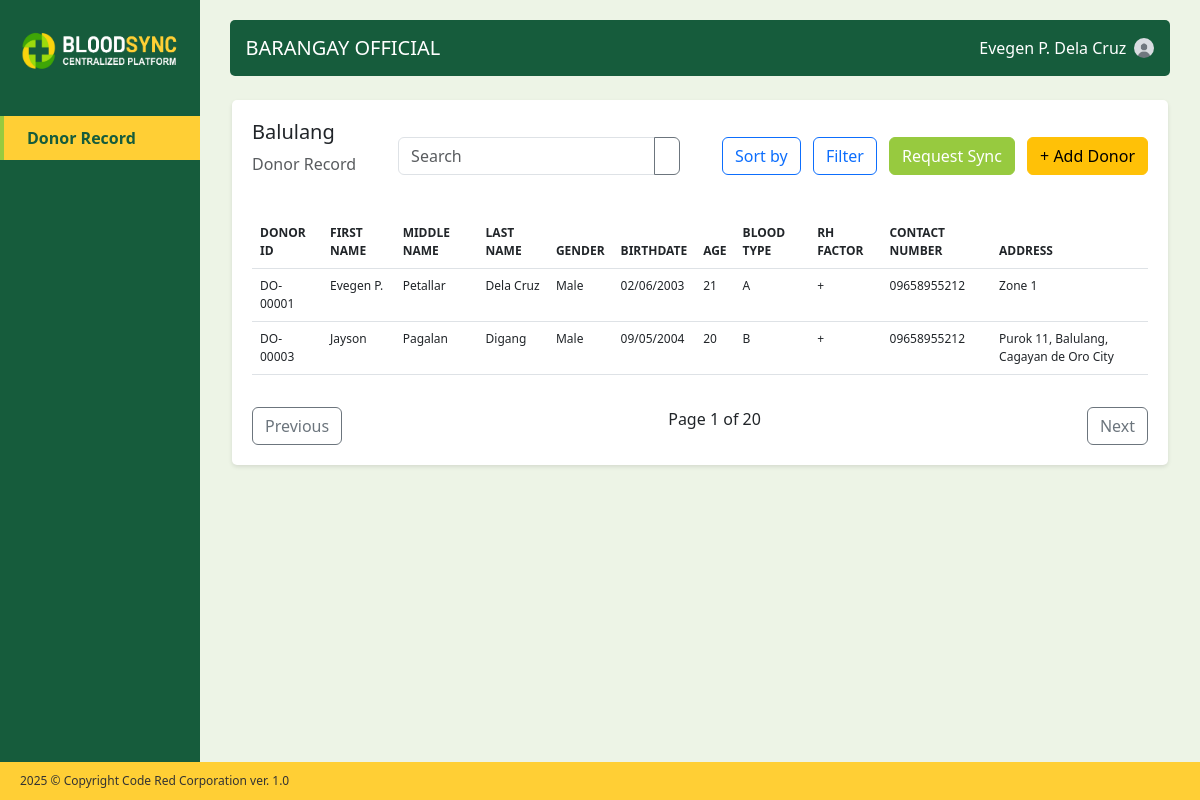
Page /inventory/barangay-dashboard/ (signed in) on the committed database.
### accounts/models.py (models this page shows, shortened)
class User(AbstractUser):
    ROLE_CHOICES = (
        ('admin', 'Admin'),
        ('barangay_official', 'Barangay Official'),
    )
    role = models.CharField(max_length=20, choices=ROLE_CHOICES)
    full_name = models.CharField(max_length=255)
    barangay = models.CharField(max_length=255, blank=True, null=True)

### blood_inventory/models.py (models this page shows, shortened)
class DonorRecord(models.Model):
    BLOOD_TYPE_CHOICES = (
        ('A', 'A'),
        ('B', 'B'),
        ('AB', 'AB'),
        ('O', 'O'),
    )
    RH_FACTOR_CHOICES = (
        ('+', 'Positive'),
        ('-', 'Negative'),
    )
    GENDER_CHOICES = (
        ('Male', 'Male'),
        ('Female', 'Female'),
    )
    donor_id = models.CharField(max_length=20, unique=True)
    first_name = models.CharField(max_length=100)
    middle_name = models.CharField(max_length=100, blank=True, null=True)
    last_name = models.CharField(max_length=100)
    gender = models.CharField(max_length=10, choices=GENDER_CHOICES)
    birthdate = models.DateField()
    age = models.IntegerField()
    blood_type = models.CharField(max_length=2, choices=BLOOD_TYPE_CHOICES)
    rh_factor = models.CharField(max_length=1, choices=RH_FACTOR_CHOICES, blank=True, null=True)
    contact_number = models.CharField(max_length=20)
    address = models.CharField(max_length=255)
    barangay = models.CharField(max_length=100)
    added_by = models.ForeignKey(User, on_delete=models.CASCADE)

### blood_inventory/views.py (the view)
# urls.py: path('barangay-dashboard/', barangay_dashboard, name='barangay_dashboard'),
@login_required
@user_passes_test(is_barangay_official)
def barangay_dashboard(request):
    donors = DonorRecord.objects.filter(barangay=request.user.barangay)
    return render(request, 'blood_inventory/barangay_dashboard.html', {'donors': donors})

### blood_inventory/views.py (called while the page is built)
def is_barangay_official(user):
    return user.role == 'barangay_official'

### templates/blood_inventory/barangay_dashboard.html (shortened to what this page needs)
{% extends 'base.html' %} {% load static %}  {% block content %}
<div class="container-fluid p-0">
  <div class="row g-0">
    <div class="col-md-2 sidebar">
      <div class="d-flex align-items-center p-3">
        <img
          src="{% static 'img/Logo.png' %}"
          alt="BloodSync Logo"
          class="img-fluid"
          style="height: 50px; margin-top: -10px;"
        />
      </div>
      <div class="mt-4">
        <div class="sidebar-item active">
          <a href="{% url 'barangay_dashboard' %}">
             Donor Record
          </a>
        </div>
      </div>
    </div>
    <div class="col-md-10 content-area">
      <div class="header d-flex justify-content-between align-items-center p-3">
        <h5 class="mb-0">BARANGAY OFFICIAL</h5>
        <div class="d-flex align-items-center">
          <div class="user-dropdown">
            <div class="d-flex align-items-center">
              <span class="me-2">{{ request.user.full_name }}</span>
              <img
                src="{% static 'img/default.jpg' %}"
                alt="User"
                class="rounded-circle"
                style="border-radius: 50px; height: 20px; width: auto;"/>
            </div>
          </div>
        </div>
      </div>
      <div class="container-fluid py-4">
        <div class="table-container">
          <div class="d-flex justify-content-between align-items-center mb-4">
            <div>
              <h5>{{ request.user.barangay }}</h5>
              <p class="text-muted">Donor Record</p>
            </div>
            <div>
              <div class="input-group">
                <input type="text" class="form-control" placeholder="Search" />
                <button class="btn btn-outline-secondary" type="button">
                </button>
              </div>
            </div>
            <div>
              <button class="btn btn-outline-primary me-2">Sort by</button>
              <button class="btn btn-outline-primary me-2">Filter</button>
              <button class="btn btn-primary me-2">Request Sync</button>
              <a href="{% url 'add_donor' %}" class="btn btn-warning"
                >+ Add Donor</a
              >
            </div>
          </div>
          <div class="table-responsive">
            <table class="table table-hover" style="font-size: 12px;">
              <thead>
                <tr>
                  <th>DONOR ID</th>
                  <th>FIRST NAME</th>
                  <th>MIDDLE NAME</th>
                  <th>LAST NAME</th>
                  <th>GENDER</th>
                  <th>BIRTHDATE</th>
                  <th>AGE</th>
                  <th>BLOOD TYPE</th>
                  <th>RH FACTOR</th>
                  <th>CONTACT NUMBER</th>
                  <th>ADDRESS</th>
                </tr>
              </thead>
              <tbody>
                {% for donor in donors %}
                <tr>
                  <td>{{ donor.donor_id }}</td>
                  <td>{{ donor.first_name }}</td>
                  <td>{{ donor.middle_name|default:"-" }}</td>
                  <td>{{ donor.last_name }}</td>
                  <td>{{ donor.gender }}</td>
                  <td>{{ donor.birthdate|date:"m/d/Y" }}</td>
                  <td>{{ donor.age }}</td>
                  <td>{{ donor.blood_type }}</td>
                  <td>{{ donor.rh_factor|default:"-" }}</td>
                  <td>{{ donor.contact_number }}</td>
                  <td>{{ donor.address }}</td>
                </tr>
                {% empty %}
                <tr>
                  <td colspan="11" class="text-center">
                    No donor records available
                  </td>
                </tr>
                {% endfor %}
              </tbody>
            </table>
          </div>
          <div class="d-flex justify-content-between mt-3">
            <button class="btn btn-outline-secondary">Previous</button>
            <div>Page 1 of 20</div>
            <button class="btn btn-outline-secondary">Next</button>
          </div>
        </div>
      </div>
    </div>
  </div>
</div>
<div class="footer">2025 © Copyright Code Red Corporation ver. 1.0</div>
{% endblock %}

### rows in the picture
User: user.full_name "Evegen P. Dela Cruz", user.barangay "Balulang"
DonorRecord: donor_id "DO-00001", first_name "Evegen P.", middle_name "Petallar", last_name "Dela Cruz", gender "Male", birthdate "02/06/2003", age "21", blood_type "A", rh_factor "+", contact_number "09658955212", address "Zone 1"
DonorRecord: donor_id "DO-00003", first_name "Jayson", middle_name "Pagalan", last_name "Digang", gender "Male", birthdate "09/05/2004", age "20", blood_type "B", rh_factor "+", contact_number "09658955212", address "Purok 11, Balulang, Cagayan de Oro City"
